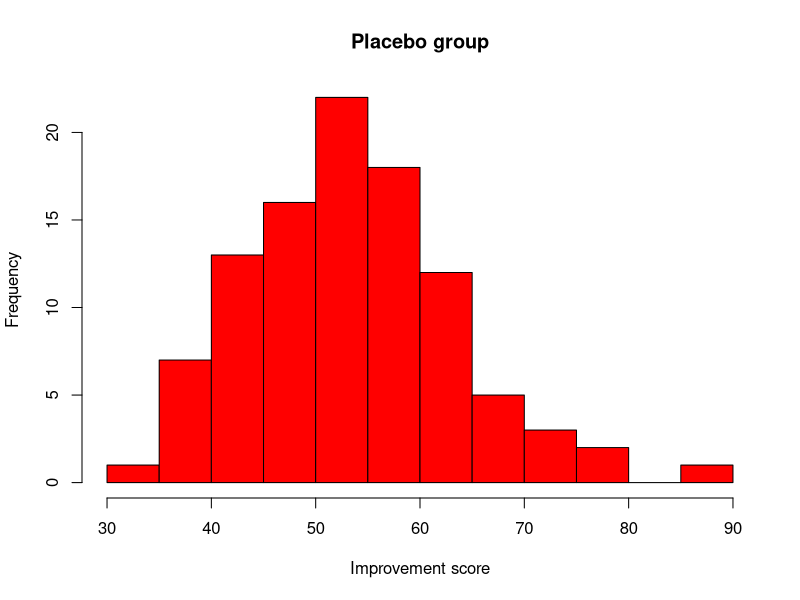
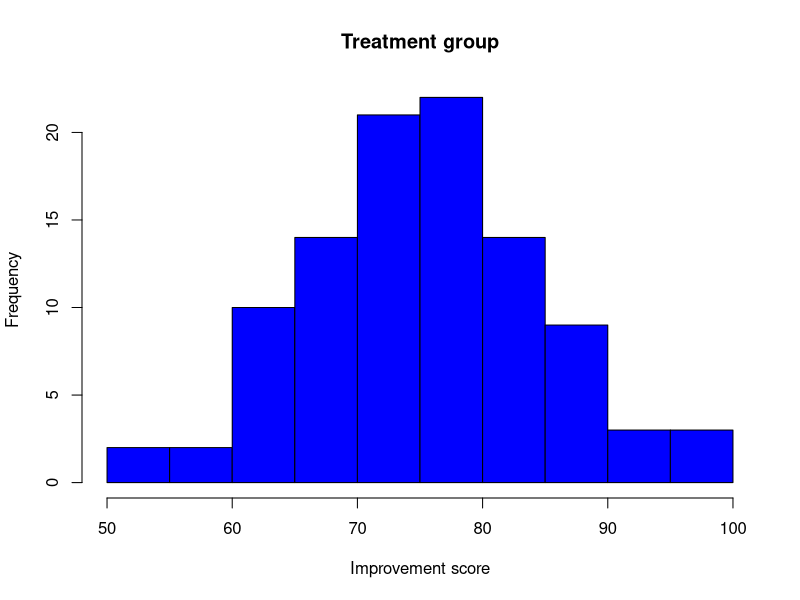
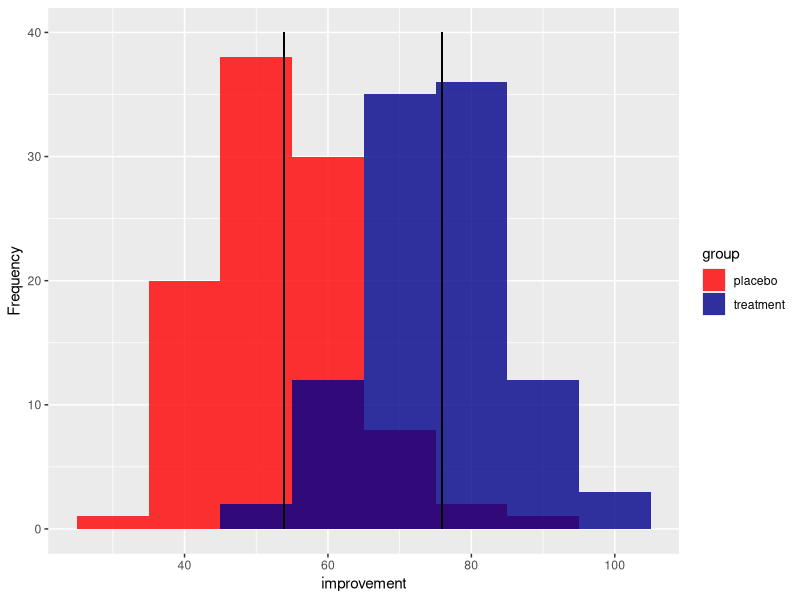
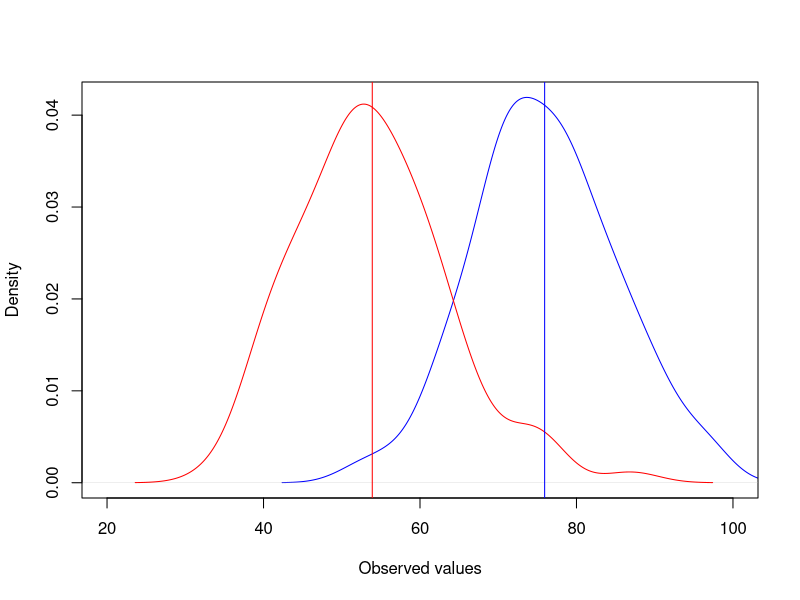
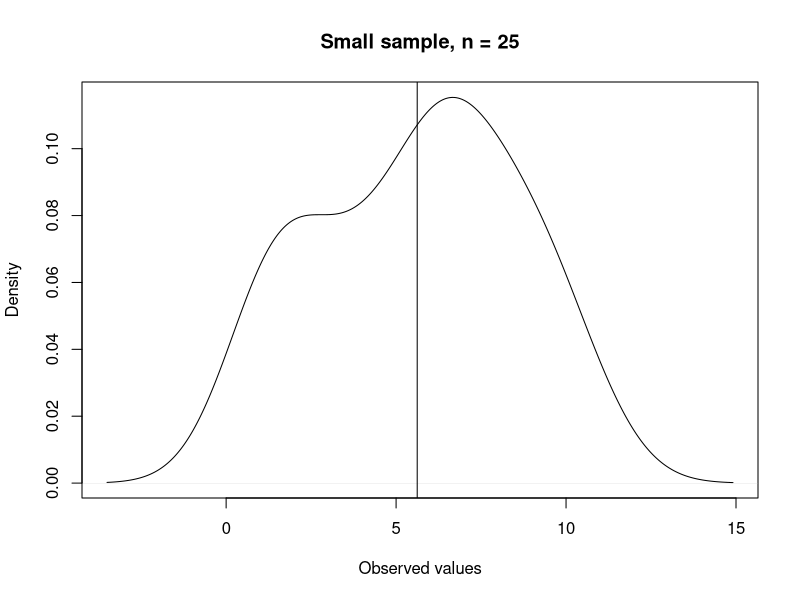
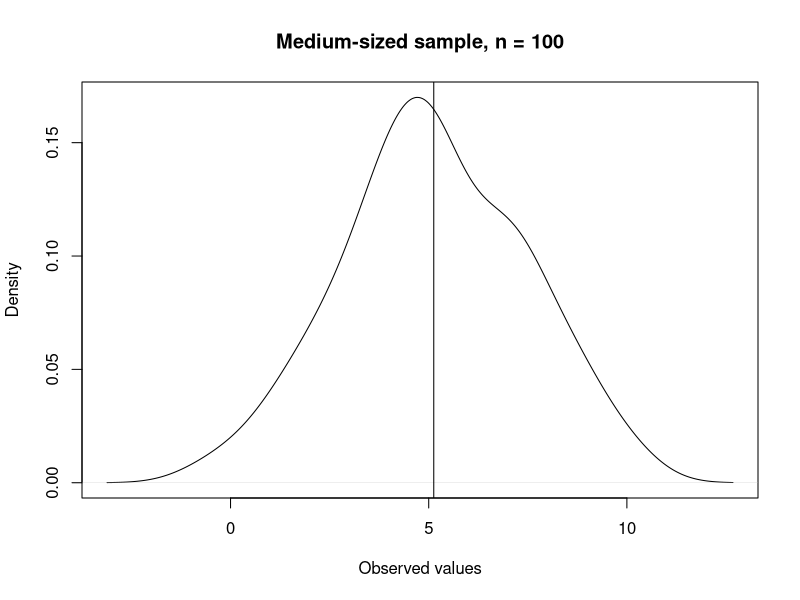
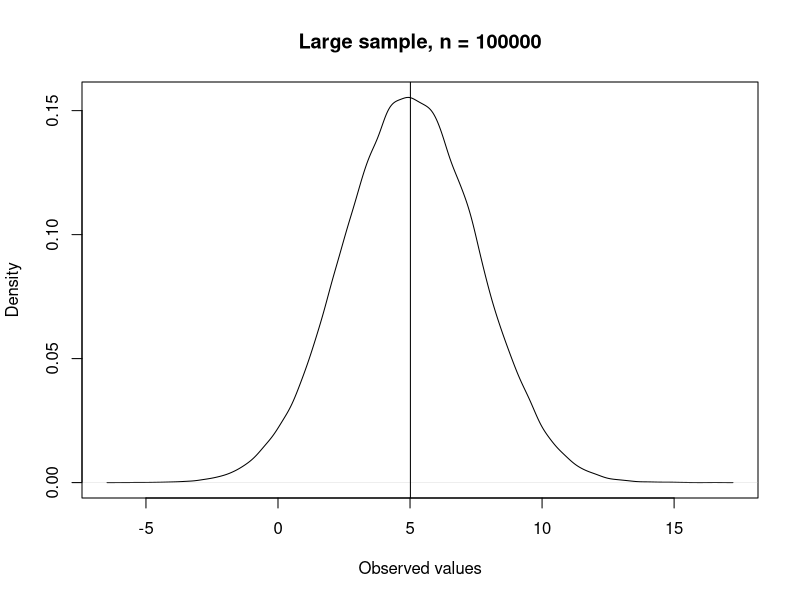

Generate these figures, in order, with R:
## ---- chunk 1
set.seed(123)
rct_data = data.frame('group' = rep(c('treatment', 'placebo'), each = 100))
a = round(rnorm(100, 75, 10))
b = round(rnorm(100, 55, 10))
rct_data$improvement = c(a, b)
## ---- chunk 2
tapply(rct_data$improvement, rct_data$group, mean)
## ---- chunk 3
tapply(rct_data$improvement, rct_data$group, sd)
## ---- chunk 4
hist(rct_data$improvement[rct_data$group == 'placebo']
     , col = 'red'
     , main = 'Placebo group'
     , xlab = 'Improvement score')
## ---- chunk 5
hist(rct_data$improvement[rct_data$group == 'treatment']
     , col = 'blue'
     , main = 'Treatment group'
     , xlab = 'Improvement score')
## ---- chunk 6
library(ggplot2)
ggplot(rct_data, aes(improvement, fill = group)) + 
   geom_histogram(alpha = 0.8,  position = 'identity', binwidth = 10) +
  scale_fill_manual(values=c("red", "darkblue")) +
  labs(y = "Frequency") +
  geom_segment(aes(x = mean(rct_data$improvement[rct_data$group == 'placebo']), y = 0, xend = mean(rct_data$improvement[rct_data$group == 'placebo']), yend = 40)) +
  geom_segment(aes(x = mean(rct_data$improvement[rct_data$group == 'treatment']), y = 0, xend = mean(rct_data$improvement[rct_data$group == 'treatment']), yend = 40))
## ---- chunk 7
{plot(density(rct_data$improvement[rct_data$group == 'treatment']), col = 'blue', main = '', xlab='Observed values', xlim=c(20,100))
lines(density(rct_data$improvement[rct_data$group == 'placebo']), col = 'red')
abline(v = mean(rct_data$improvement[rct_data$group == 'treatment']), col='blue')
abline(v = mean(rct_data$improvement[rct_data$group == 'placebo']), col='red')}
## ---- chunk 8
t.test(rct_data$improvement ~ rct_data$group)
## ---- chunk 9
set.seed(456)
small_group = rnorm(25, 5, 2.5)
medium_group = rnorm(100, 5, 2.5)
large_group = rnorm(100000, 5, 2.5)
## ---- chunk 10
{plot(density(small_group), main = 'Small sample, n = 25', xlab='Observed values')
abline(v = mean(small_group))}
## ---- chunk 11
{plot(density(medium_group), main = 'Medium-sized sample, n = 100', xlab='Observed values')
abline(v = mean(medium_group))}
## ---- chunk 12
{plot(density(large_group), main = 'Large sample, n = 100000', xlab='Observed values')
abline(v = mean(large_group))}
## ---- chunk 13
mean(small_group)
## ---- chunk 14
mean(medium_group)
## ---- chunk 15
mean(large_group)
## ---- chunk 16
#small sample size
sd(small_group)/sqrt(25)
## ---- chunk 17
#small sample size
sd(medium_group)/sqrt(100)
## ---- chunk 18
#small sample size
sd(large_group)/sqrt(100000)
## ---- chunk 19
tabl <- "  # Mean, standard error and confidence intervals
| Sample size | Mean | Standard error | Confidence interval |
|-------------|:------:|---------:| ------------:|
| 25      | 5.62 | 0.59 | |
| 100      | 5.13 | 0.23 | |
| 100000 | 5.01 | 0.01 | |
"
cat(tabl) # output the table in a format good for HTML/PDF/docx conversion
